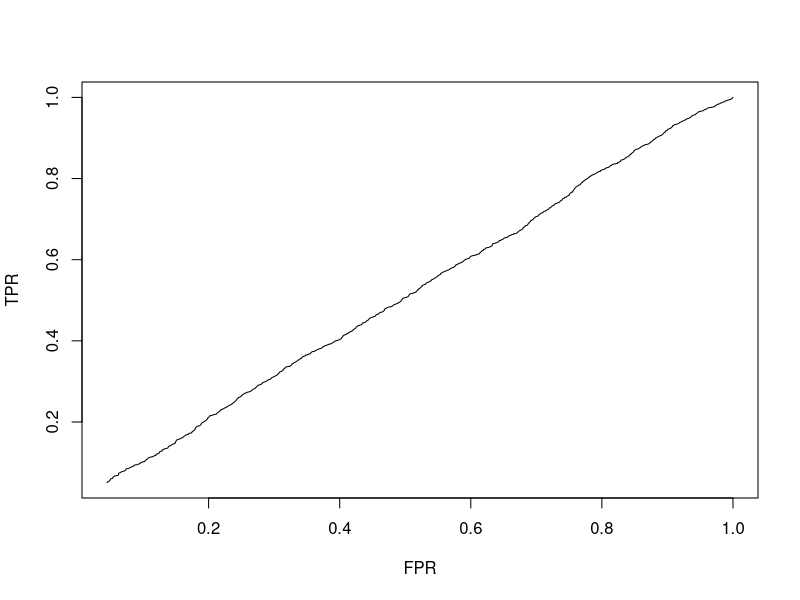

Recreate this plot in R.
## ---- chunk 1
knitr::opts_chunk$set(echo = TRUE)
## ---- chunk 2
roc=function(groundtruth, predprob, theta){
    # groudtruth: class 0 (positive) and class 1 (negative)
    # predprob: predicted probability 
    # theta: threshold between 0 and 1
    # false positive rate: FP/N  (FP: true negative, but predicted positive)
    # true positive rate (recall): TP/P
      
    groundtruth.negative=which(groundtruth==1)
    groundtruth.positive=which(groundtruth==0)
    
    # first column: theta; second column: FPR; third column: TPR
    rate=matrix(0, nrow=length(theta), ncol=3)   

    for (i in 1:length(theta)){
        # predicted class is 1 if predprob>theta; otherwise the predicted class is 0.
        predclass=as.integer(predprob>theta[i])  
        predclass.negative=which(predclass==1)
        predclass.positive=which(predclass==0)
        rate[i, 1]=theta[i]
        # false positive rate
        rate[i, 2]=length(intersect(groundtruth.negative,predclass.positive))/sum(groundtruth==1)      
        # true positive rate
        rate[i, 3]=length(intersect(groundtruth.positive,predclass.positive))/sum(groundtruth==0)      
     }
    
    # plot ROC 
    plot(rate[,2], rate[,3], xlab="FPR", ylab="TPR", type="l")
    
    # calculate AUC
    sortedfpr=sort(rate[,2], decreasing=FALSE)
    sortedtpr=sort(rate[,3], decreasing=FALSE)
    auc=sum((sortedfpr[2:length(theta)]-sortedfpr[1:(length(theta)-1)])*sortedtpr[1:(length(theta)-1)])
    
    # return output 
    return(list(rate=rate, auc=auc))
}
## ---- chunk 3
groundtruth=sample(c(0, 1), size=10000, replace=TRUE,prob = c(0.8,0.2))
predprob<-runif(10000,0,1)
theta=seq(from=0.05, to=1, by=0.001)
roc(groundtruth, predprob, theta)

